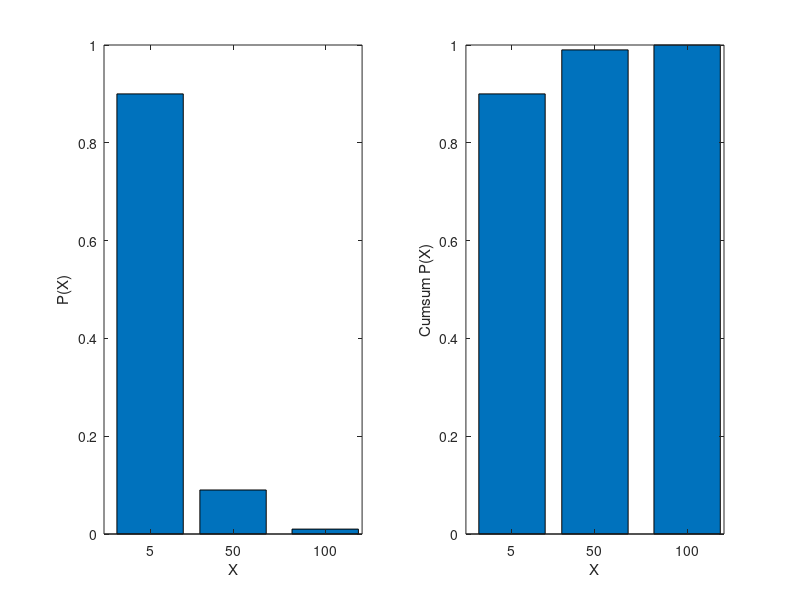

Reproduce this figure in MATLAB.
X = [5, 50, 100];       # Sample space
P = [90, 9, 1] / 100;   # Probabilities

subplot(1, 2, 1);

bar(X, P);
xlabel('X');
ylabel('P(X)');

subplot(1, 2, 2);

bar(X, cumsum(P));
xlabel('X');
ylabel('Cumsum P(X)');
